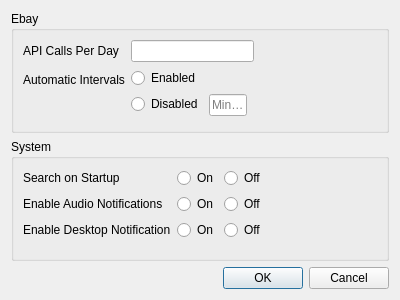
<?xml version="1.0" encoding="UTF-8"?>
<ui version="4.0">
 <class>Settings</class>
 <widget class="QDialog" name="Settings">
  <property name="geometry">
   <rect>
    <x>0</x>
    <y>0</y>
    <width>400</width>
    <height>300</height>
   </rect>
  </property>
  <property name="windowTitle">
   <string>Settings</string>
  </property>
  <layout class="QVBoxLayout" name="verticalLayout_2">
   <item>
    <widget class="QGroupBox" name="ebayGroupBox">
     <property name="title">
      <string>Ebay</string>
     </property>
     <layout class="QFormLayout" name="formLayout_3">
      <item row="0" column="0">
       <widget class="QLabel" name="apiCallsPerDayLabel">
        <property name="text">
         <string>API Calls Per Day</string>
        </property>
       </widget>
      </item>
      <item row="0" column="1">
       <layout class="QHBoxLayout" name="horizontalLayout_2">
        <item>
         <widget class="QLineEdit" name="apiCallsPerDay"/>
        </item>
        <item>
         <spacer name="horizontalSpacer_2">
          <property name="orientation">
           <enum>Qt::Horizontal</enum>
          </property>
          <property name="sizeHint" stdset="0">
           <size>
            <width>120</width>
            <height>20</height>
           </size>
          </property>
         </spacer>
        </item>
       </layout>
      </item>
      <item row="1" column="0">
       <widget class="QLabel" name="automaticIntervalsLabel">
        <property name="text">
         <string>Automatic Intervals</string>
        </property>
       </widget>
      </item>
      <item row="1" column="1">
       <layout class="QVBoxLayout" name="verticalLayout">
        <item>
         <widget class="QRadioButton" name="enabledRadioButton">
          <property name="text">
           <string>Enabled</string>
          </property>
         </widget>
        </item>
        <item>
         <layout class="QFormLayout" name="formLayout">
          <item row="0" column="0">
           <widget class="QRadioButton" name="disabledRadioButton">
            <property name="text">
             <string>Disabled</string>
            </property>
           </widget>
          </item>
          <item row="0" column="1">
           <layout class="QHBoxLayout" name="horizontalLayout">
            <item>
             <widget class="QLineEdit" name="automaticIntervalMinutes">
              <property name="enabled">
               <bool>true</bool>
              </property>
              <property name="placeholderText">
               <string>Minutes</string>
              </property>
             </widget>
            </item>
            <item>
             <spacer name="horizontalSpacer">
              <property name="orientation">
               <enum>Qt::Horizontal</enum>
              </property>
              <property name="sizeHint" stdset="0">
               <size>
                <width>200</width>
                <height>20</height>
               </size>
              </property>
             </spacer>
            </item>
           </layout>
          </item>
         </layout>
        </item>
       </layout>
      </item>
     </layout>
    </widget>
   </item>
   <item>
    <widget class="QGroupBox" name="systemGroupBox">
     <property name="title">
      <string>System</string>
     </property>
     <layout class="QFormLayout" name="formLayout_2">
      <item row="0" column="0">
       <widget class="QLabel" name="label">
        <property name="text">
         <string>Search on Startup</string>
        </property>
       </widget>
      </item>
      <item row="0" column="1">
       <layout class="QHBoxLayout" name="horizontalLayout_3">
        <item>
         <widget class="QRadioButton" name="searchOnStartupOn">
          <property name="text">
           <string>On</string>
          </property>
         </widget>
        </item>
        <item>
         <widget class="QRadioButton" name="searchOnStartupOff">
          <property name="text">
           <string>Off</string>
          </property>
         </widget>
        </item>
        <item>
         <spacer name="horizontalSpacer_3">
          <property name="orientation">
           <enum>Qt::Horizontal</enum>
          </property>
          <property name="sizeHint" stdset="0">
           <size>
            <width>40</width>
            <height>20</height>
           </size>
          </property>
         </spacer>
        </item>
       </layout>
      </item>
      <item row="1" column="0">
       <widget class="QLabel" name="label_2">
        <property name="text">
         <string>Enable Audio Notifications</string>
        </property>
       </widget>
      </item>
      <item row="1" column="1">
       <layout class="QHBoxLayout" name="horizontalLayout_4">
        <item>
         <widget class="QRadioButton" name="enableAudioNotificationOn">
          <property name="text">
           <string>On</string>
          </property>
         </widget>
        </item>
        <item>
         <widget class="QRadioButton" name="enableAudioNotificationOff">
          <property name="text">
           <string>Off</string>
          </property>
         </widget>
        </item>
        <item>
         <spacer name="horizontalSpacer_4">
          <property name="orientation">
           <enum>Qt::Horizontal</enum>
          </property>
          <property name="sizeHint" stdset="0">
           <size>
            <width>40</width>
            <height>20</height>
           </size>
          </property>
         </spacer>
        </item>
       </layout>
      </item>
      <item row="2" column="0">
       <widget class="QLabel" name="label_3">
        <property name="text">
         <string>Enable Desktop Notification</string>
        </property>
       </widget>
      </item>
      <item row="2" column="1">
       <layout class="QHBoxLayout" name="horizontalLayout_5">
        <item>
         <widget class="QRadioButton" name="enableDesktopNotificationOn">
          <property name="text">
           <string>On</string>
          </property>
         </widget>
        </item>
        <item>
         <widget class="QRadioButton" name="enableDesktopNotificationOff">
          <property name="text">
           <string>Off</string>
          </property>
         </widget>
        </item>
        <item>
         <spacer name="horizontalSpacer_5">
          <property name="orientation">
           <enum>Qt::Horizontal</enum>
          </property>
          <property name="sizeHint" stdset="0">
           <size>
            <width>40</width>
            <height>20</height>
           </size>
          </property>
         </spacer>
        </item>
       </layout>
      </item>
     </layout>
    </widget>
   </item>
   <item>
    <widget class="QDialogButtonBox" name="buttonBox">
     <property name="orientation">
      <enum>Qt::Horizontal</enum>
     </property>
     <property name="standardButtons">
      <set>QDialogButtonBox::Cancel|QDialogButtonBox::Ok</set>
     </property>
    </widget>
   </item>
  </layout>
 </widget>
 <resources/>
 <connections>
  <connection>
   <sender>buttonBox</sender>
   <signal>accepted()</signal>
   <receiver>Settings</receiver>
   <slot>accept()</slot>
   <hints>
    <hint type="sourcelabel">
     <x>248</x>
     <y>254</y>
    </hint>
    <hint type="destinationlabel">
     <x>157</x>
     <y>274</y>
    </hint>
   </hints>
  </connection>
  <connection>
   <sender>buttonBox</sender>
   <signal>rejected()</signal>
   <receiver>Settings</receiver>
   <slot>reject()</slot>
   <hints>
    <hint type="sourcelabel">
     <x>316</x>
     <y>260</y>
    </hint>
    <hint type="destinationlabel">
     <x>286</x>
     <y>274</y>
    </hint>
   </hints>
  </connection>
 </connections>
</ui>
